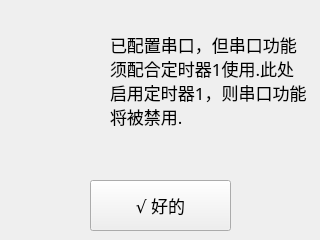
<?xml version="1.0" encoding="UTF-8"?>
<ui version="4.0">
 <class>uartcanceldialog</class>
 <widget class="QWidget" name="uartcanceldialog">
  <property name="geometry">
   <rect>
    <x>0</x>
    <y>0</y>
    <width>320</width>
    <height>240</height>
   </rect>
  </property>
  <property name="windowTitle">
   <string>Form</string>
  </property>
  <widget class="QLabel" name="label">
   <property name="geometry">
    <rect>
     <x>110</x>
     <y>10</y>
     <width>201</width>
     <height>141</height>
    </rect>
   </property>
   <property name="font">
    <font>
     <family>Arial Unicode MS</family>
     <pointsize>13</pointsize>
    </font>
   </property>
   <property name="text">
    <string>已配置串口，但串口功能须配合定时器1使用.此处启用定时器1，则串口功能将被禁用.</string>
   </property>
   <property name="wordWrap">
    <bool>true</bool>
   </property>
  </widget>
  <widget class="QWidget" name="widget" native="true">
   <property name="geometry">
    <rect>
     <x>10</x>
     <y>30</y>
     <width>71</width>
     <height>71</height>
    </rect>
   </property>
   <property name="styleSheet">
    <string notr="true">border-image: url(:/info.png);</string>
   </property>
  </widget>
  <widget class="QPushButton" name="pushButton">
   <property name="geometry">
    <rect>
     <x>90</x>
     <y>180</y>
     <width>141</width>
     <height>51</height>
    </rect>
   </property>
   <property name="font">
    <font>
     <family>Arial Unicode MS</family>
     <pointsize>13</pointsize>
    </font>
   </property>
   <property name="text">
    <string>√ 好的</string>
   </property>
  </widget>
 </widget>
 <resources/>
 <connections>
  <connection>
   <sender>pushButton</sender>
   <signal>clicked()</signal>
   <receiver>uartcanceldialog</receiver>
   <slot>close()</slot>
   <hints>
    <hint type="sourcelabel">
     <x>160</x>
     <y>205</y>
    </hint>
    <hint type="destinationlabel">
     <x>159</x>
     <y>119</y>
    </hint>
   </hints>
  </connection>
 </connections>
</ui>
